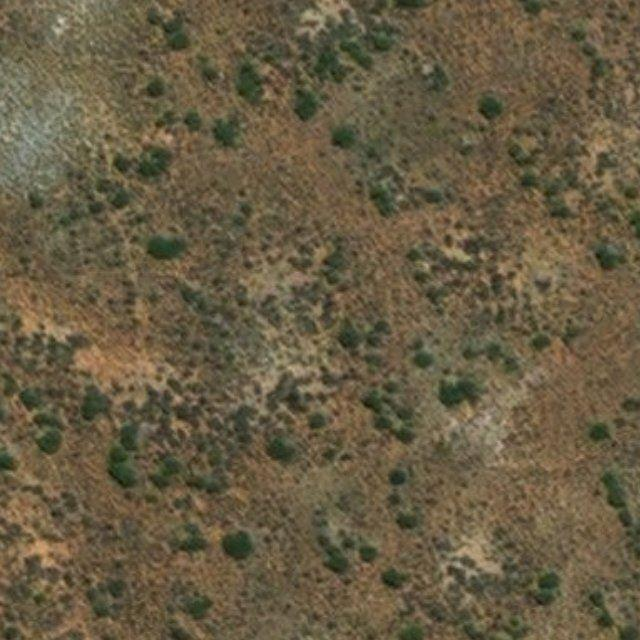
#> input picture personnalData/images/11tbing-19_209910_294280.jpg, 640 x 640 px
$ python cropImage.py ../images/11tbing-19_209910_294280.jpg
#> lines starting #> are read from the running program, lines starting #| are printed output that depends on the picture
from PIL import Image
import sys

im = Image.open(sys.argv[1])
#> im is the input picture: PIL image 640x640 RGB; mean R, G, B 103.7, 92.1, 67.2

im_size = im.size
#> im_size = (640, 640)

left1,left2=0,im.size[0]/2
#> left1 = 0; left2 = 320
top1,top2=0,im.size[0]/2
#> top1 = 0; top2 = 320
height=im.size[0]/2
#> height = 320
width=im.size[0]/2
#> width = 320
box1,box2,box3,box4=(left1,top1,left1+width,top1+height),(left2,top1,left2+width,top1+height),(left1,top2,left1+width,top2+height),(left2,top2,left2+width,top2+height)
#> box1 = (0, 0, 320, 320); box2 = (320, 0, 640, 320)

area1,area2,area3,area4=im.crop(box1),im.crop(box2),im.crop(box3),im.crop(box4)
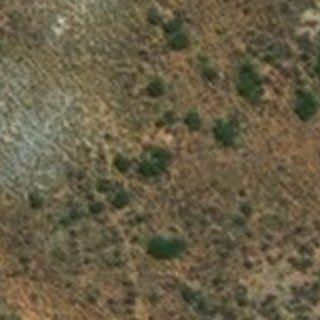
#> area1: PIL image 320x320 RGB; mean R, G, B 104.6, 95, 70.2
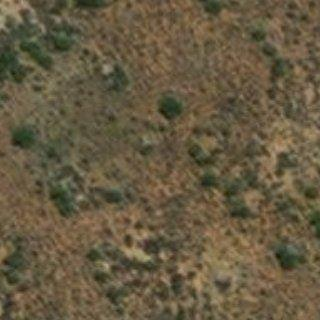
#> area2: PIL image 320x320 RGB; mean R, G, B 102.6, 90.4, 65.6
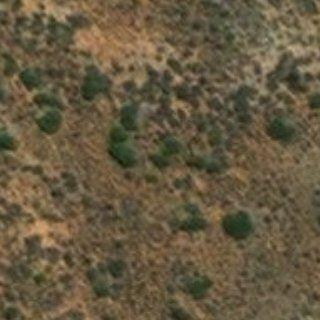
#> area3: PIL image 320x320 RGB; mean R, G, B 102.3, 89.6, 65
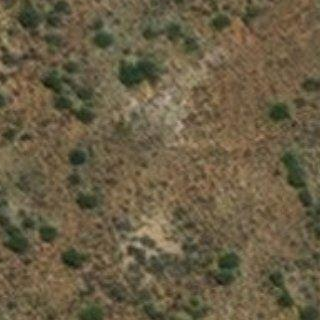
#> area4: PIL image 320x320 RGB; mean R, G, B 105.4, 93.6, 68.2

area1.save("croped/1"+sys.argv[1],"JPEG")
area2.save("croped/2"+sys.argv[1],"JPEG")
area3.save("croped/3"+sys.argv[1],"JPEG")
area4.save("croped/4"+sys.argv[1],"JPEG")

$ run again, on personnalData/images/11tbing-19_213080_289360.jpg
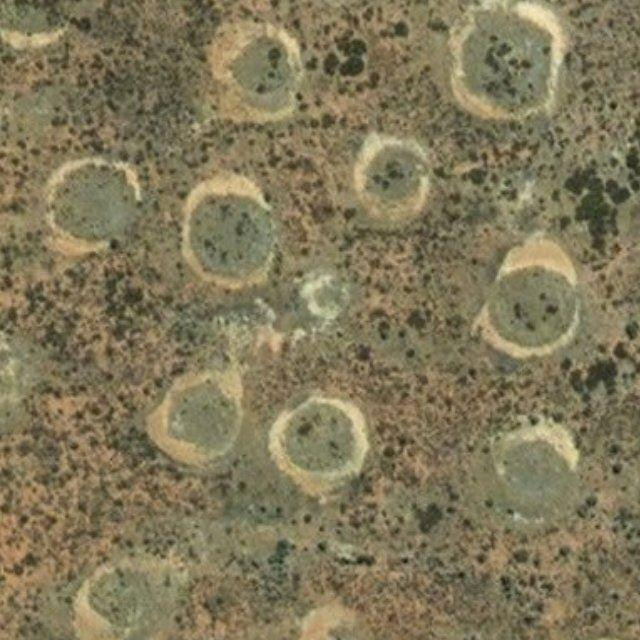
#> input picture personnalData/images/11tbing-19_213080_289360.jpg, 640 x 640 px
#> im is the input picture: PIL image 640x640 RGB; mean R, G, B 129.2, 119.8, 89.6
#> `area1,area2,area3,area4=im.crop(box1),im.crop(box2),im.crop(box3),im.c..`:
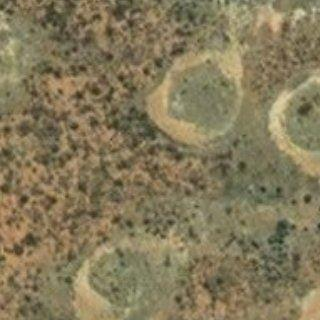
#> area3: PIL image 320x320 RGB; mean R, G, B 132.3, 121.3, 90.1
#> `area1,area2,area3,area4=im.crop(box1),im.crop(box2),im.crop(box3),im.c..`:
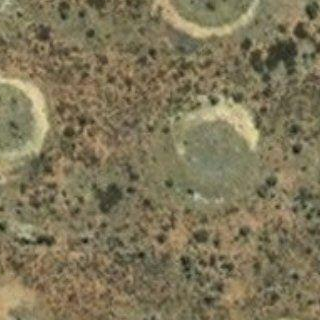
#> area4: PIL image 320x320 RGB; mean R, G, B 126.8, 117.3, 88.1

$ run again, on personnalData/images/11tbing-19_226420_307770.jpg
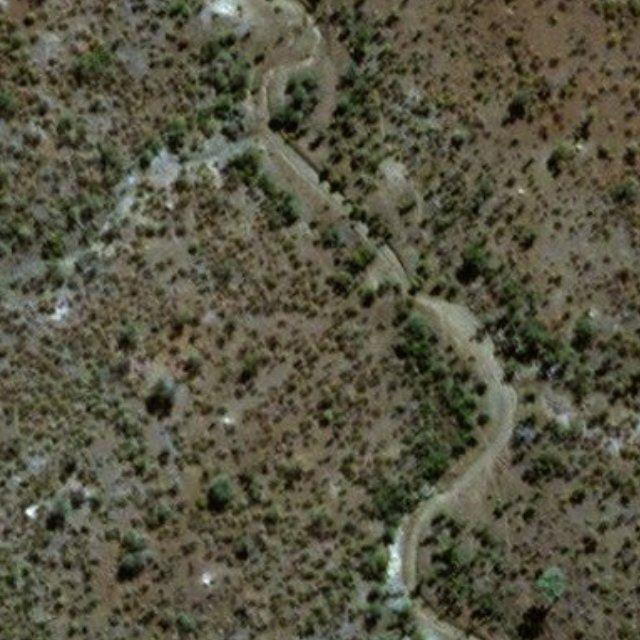
#> input picture personnalData/images/11tbing-19_226420_307770.jpg, 640 x 640 px
#> im is the input picture: PIL image 640x640 RGB; mean R, G, B 86.4, 84.1, 66
#> `area1,area2,area3,area4=im.crop(box1),im.crop(box2),im.crop(box3),im.c..`:
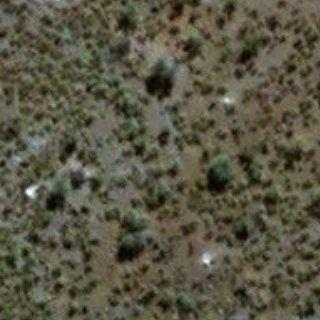
#> area3: PIL image 320x320 RGB; mean R, G, B 88.9, 86, 68.2
#> `area1,area2,area3,area4=im.crop(box1),im.crop(box2),im.crop(box3),im.c..`:
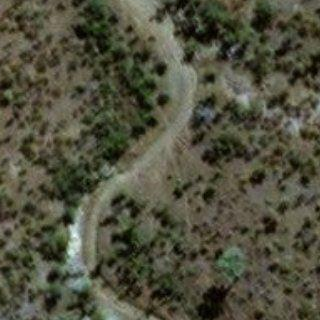
#> area4: PIL image 320x320 RGB; mean R, G, B 80.5, 80.2, 62.3

$ run again, on personnalData/images/11tbing-19_236390_279920.jpg
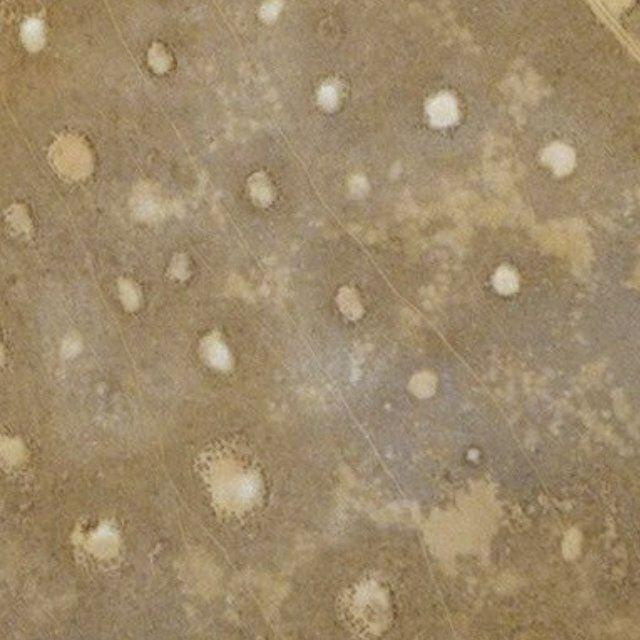
#> input picture personnalData/images/11tbing-19_236390_279920.jpg, 640 x 640 px
#> im is the input picture: PIL image 640x640 RGB; mean R, G, B 157.3, 137.3, 105.9
#> `area1,area2,area3,area4=im.crop(box1),im.crop(box2),im.crop(box3),im.c..`:
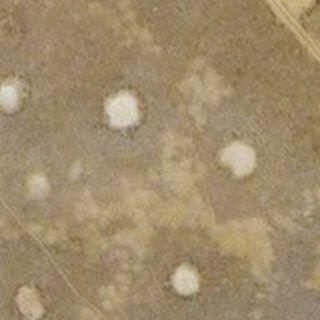
#> area2: PIL image 320x320 RGB; mean R, G, B 159.4, 139.3, 107.4
#> `area1,area2,area3,area4=im.crop(box1),im.crop(box2),im.crop(box3),im.c..`:
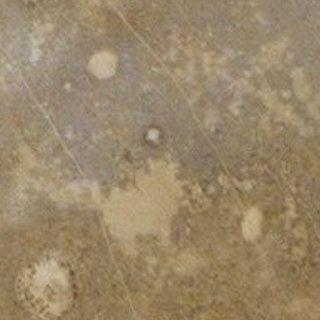
#> area4: PIL image 320x320 RGB; mean R, G, B 153.4, 134.5, 105.1
